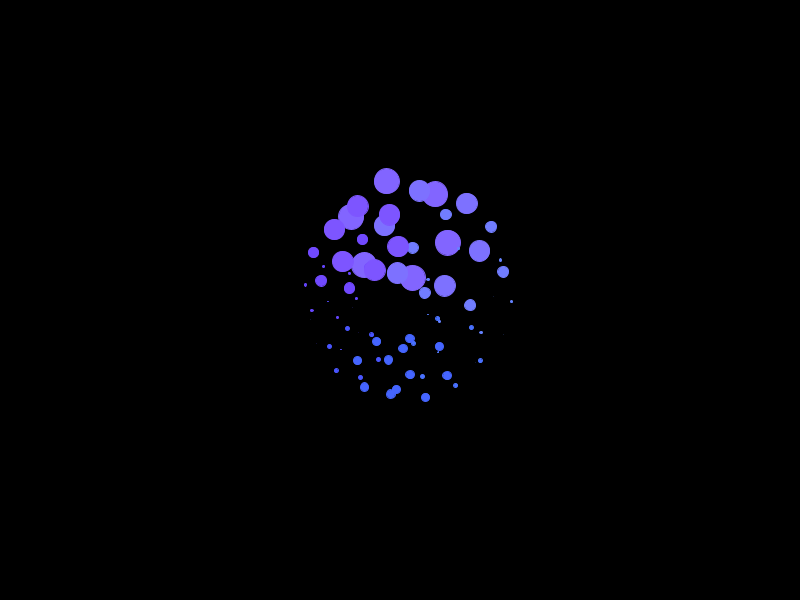
Frame 1 (no input)
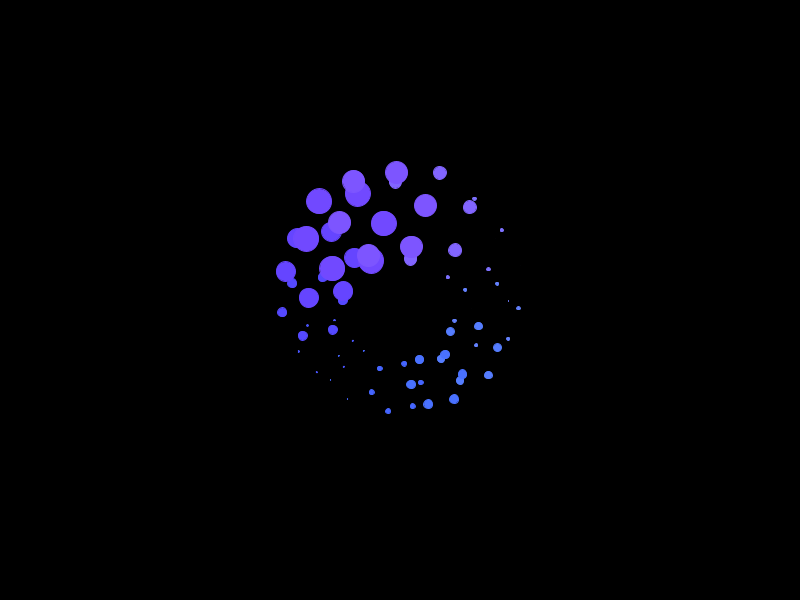
Frame 60 (the mouse pressed at the canvas centre just before this capture)
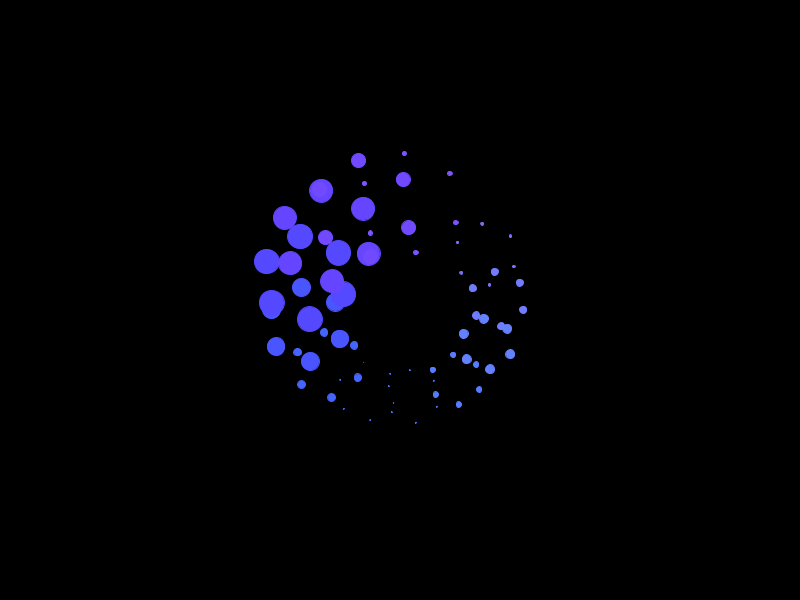
Frame 120 (the mouse held since frame 60 and released just before this capture)

The Processing sketch that drew these frames (run headless with seeded random() and noise(); from frame 60 on, the mouse is pressed at the canvas centre):

// Processing sketch: gif4
// ── gif4.pde

float circleR = 25f;
float moveR = 50f;
float spinR = 50f;
float speed = .01f;

color[] colorset = {
    #8265FF,
    #7D71FF,
    #717DFF,
    #6482FF,
    #557DFF,
    #4971FF,
    #4565FF,
    #4565FF,
    #4955FF,
    #5549FF,
    #6545FF,
    #7149FF,
    #7D55FF
  };

ArrayList<Circle> s = new ArrayList<Circle>();

void setup() {
  size(800, 600);
  println(colorset.length);
  for (int i = 0; i < colorset.length; i++) {
    int posx = width/2 + int(cos(-PI/4 + i%13*2*PI/13) * moveR);
    int posy = height/2 + int(sin(-PI/4 + i%13*2*PI/13) * moveR);
    float angle = -PI+PI/4 + i%13*2*PI/13;
    float size = i%13*4*PI/3/13;

    float spinO = i%13*PI/13;
    Circle t = new Circle(posx, posy, angle, size, spinO, colorset[i]);
    s.add(t);
  }
}

void draw() {
  clear();
  background(0);
  for (int i = 0; i < s.size(); i++) {
    s.get(i).func();
  }
}

class Circle {
  int x = 0, y = 0;
  float movea = 0, a = 0;
  float sz = 0;
  float spin = 0;
  color cl;
  Circle(int x, int y, float angle, float size, float spin, color s) {
    movea = angle;
    sz = size;
    cl = s;
    this.spin = spin;
    this.x = x;
    this.y = y;
  }

  void func() {
    stroke(cl);
    fill(cl);
    for (int i = 0; i < 6; i++) {
      float posx = x + cos(movea)*moveR + cos(PI/12+(PI/3)*i+a) * (spinR - spinR * (circleDis(spin)/4));
      float posy = y + sin(movea)*moveR + sin(PI/12+(PI/3)*i+a) * (spinR - spinR * (circleDis(spin)/4));
      float size = circleR * (circleSz(sz)/3.125);
      ellipse(posx, posy, size, size);
    }
    movea+=speed;
    a+=speed;
    sz+=speed;
    spin+=speed;
  }
}

float circleDis(float p){
    return sin(3*p/2+3*PI/2)+1f;
}

float circleSz(float p){
  return cos(3*p/2f)+sin(3*p+HALF_PI)+1.125f;
}
